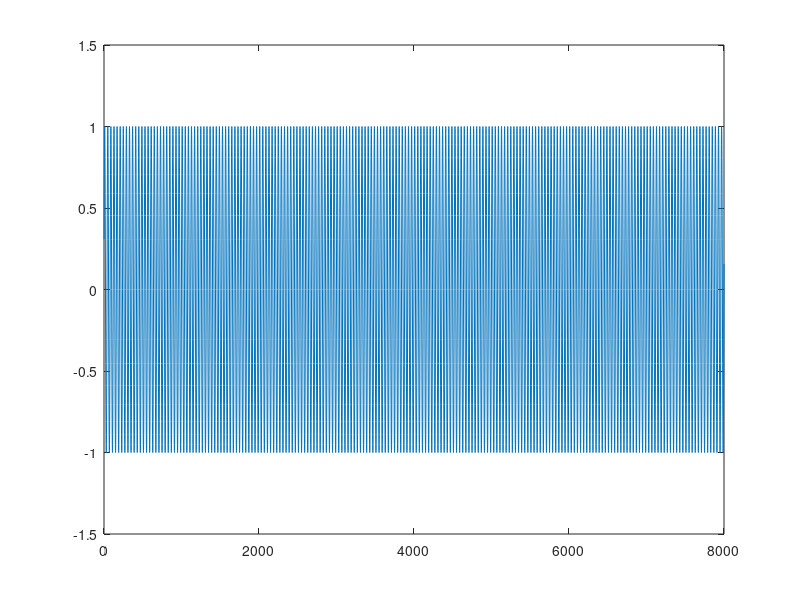

The MATLAB source for this figure:
%
clear all
close all

a = 1;
b = 2;

function [sin_signal, t] = make_sine_iir(fnd_freq, len, sampling_rate, fnd_amp, use_plot)
% ##############################################################################
% This function generates sinetone of fundamental wave sine table
%
% Usage:
%  [sin_signal, t] = make_sine(fnd_freq, sampling_rate, fnd_amp, _use_plot)
%
% Parameters:
%  - fnd_freq : fundamental frequency
%  - sec : signal length (seconds)
%  - sampling_rate : sampling rate of signal
%  - fnd_amp  : amplitude of signal(sine wave) ; defualt = 1
%  - use_plot : plot create sine table at generate time ; defualt = 'True'
% ##############################################################################

  % set defualt parameters
  if nargin < 5,
    use_plot = 'False';
  end
  
  if nargin < 4,
    fnd_amp = 1;
  end
  
  t = linspace(0, len, sampling_rate * len);
  
  % init
  a1 = 2 * cos(2 * pi * fnd_freq * (1/sampling_rate));
  b0 = sin(2 * pi * fnd_freq * (1/sampling_rate));
  
  yn1 = b0, yn2 = 0;
  
  for n = 1 : length(t),
    yn0 = a1 * yn1 - yn2; % y(n) = a1 * yn(n-1) - y(n-2)
    
    yn2 = yn1;
    yn1 = yn0;
    
    sin_signal(n) = yn1; % push
  end
 
  if strcmp(use_plot, "True"),
    debug_figure();
    plot(sin_signal);
  end
end

function y = debug_figure,
%% wrapper function for create figure
  figure('position',[1980, 200, 800, 500]);
end

[aa, t] = make_sine_iir(100, 2, 4000, 1, "True");